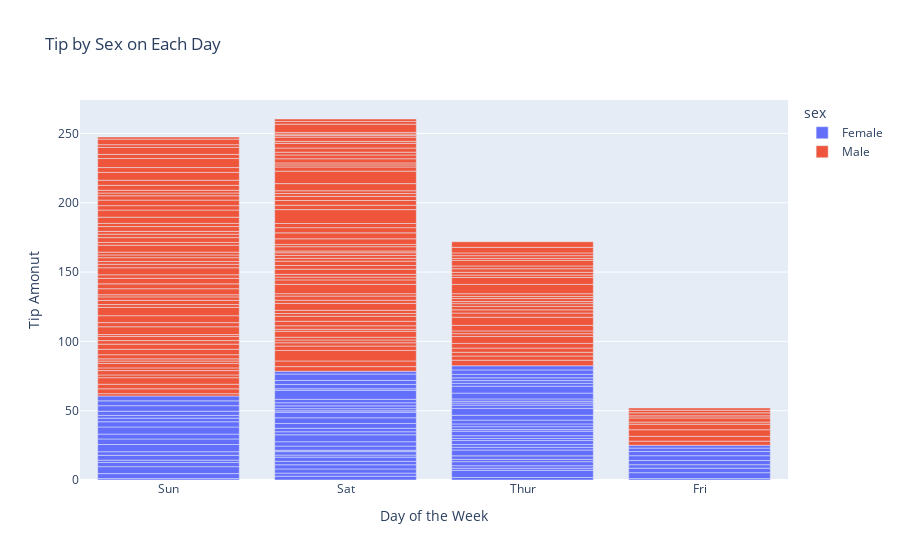

Here is the notebook cell this chart was saved with:
### Code cell
df_tips = px.data.tips()
px.bar(df_tips, x = "day", y = "tip", color = "sex",
      title = "Tip by Sex on Each Day",
      labels = dict(tip = "Tip Amonut", day = "Day of the Week"))

### Figure 1 — Plotly figure (JSON) as saved in the notebook; plotly's stock layout.template omitted (floating-point values rounded to 4 significant figures; data arrays with more than 128 entries replaced by an {"elided": "..."} marker saying what was removed)
{"data": [{"alignmentgroup": "True", "hovertemplate": "sex=Female<br>Day of the Week=%{x}<br>Tip Amonut=%{y}<extra></extra>", "legendgroup": "Female", "marker": {"color": "#636efa", "pattern": {"shape": ""}}, "name": "Female", "offsetgroup": "Female", "orientation": "v", "showlegend": true, "textposition": "auto", "type": "bar", "x": ["Sun", "Sun", "Sun", "Sun", "Sun", "Sun", "Sat", "Sat", "Sat", "Sat", "Sat", "Sat", "Sun", "Sun", "Sat", "Sat", "Sat", "Sat", "Sat", "Sat", "Sat", "Thur", "Thur", "Fri", "Fri", "Fri", "Fri", "Fri", "Sat", "Sat", "Sat", "Sat", "Sat", "Sun", "Sun", "Thur", "Thur", "Thur", "Thur", "Thur", "Thur", "Thur", "Thur", "Thur", "Thur", "Thur", "Thur", "Thur", "Thur", "Thur", "Thur", "Thur", "Thur", "Thur", "Thur", "Thur", "Thur", "Sun", "Sun", "Sun", "Sun", "Sun", "Sat", "Sat", "Sun", "Sun", "Sun", "Thur", "Thur", "Thur", "Thur", "Thur", "Thur", "Thur", "Sat", "Sat", "Sat", "Sat", "Sat", "Fri", "Fri", "Fri", "Fri", "Sat", "Sat", "Sat", "Thur"], "xaxis": "x", "y": [1.01, 3.61, 5, 3.02, 1.67, 3.5, 2.75, 2.23, 3, 3, 2.45, 3.07, 2.6, 5.2, 1.5, 2.47, 1, 3, 3.14, 5, 2.2, 1.83, 5.17, 1, 4.3, 3.25, 2.5, 3, 2.5, 3.48, 4.08, 4, 1, 4, 3.5, 1.5, 1.8, 2.92, 1.68, 2.52, 4.2, 2, 2, 2.83, 1.5, 2, 3.25, 1.25, 2, 2, 2.75, 3.5, 5, 2.3, 1.5, 1.36, 1.63, 5.14, 3.75, 2.61, 2, 3, 1.61, 2, 4, 3.5, 3.5, 4.19, 5, 2, 2.01, 2, 2.5, 3.23, 2.23, 2.5, 6.5, 1.1, 3.09, 3.48, 3, 2.5, 2, 2.88, 4.67, 2, 3], "yaxis": "y"}, {"alignmentgroup": "True", "hovertemplate": "sex=Male<br>Day of the Week=%{x}<br>Tip Amonut=%{y}<extra></extra>", "legendgroup": "Male", "marker": {"color": "#EF553B", "pattern": {"shape": ""}}, "name": "Male", "offsetgroup": "Male", "orientation": "v", "showlegend": true, "textposition": "auto", "type": "bar", "x": {"elided": "157 str values"}, "xaxis": "x", "y": {"elided": "157 float values"}, "yaxis": "y"}], "layout": {"barmode": "relative", "legend": {"title": {"text": "sex"}, "tracegroupgap": 0}, "title": {"text": "Tip by Sex on Each Day"}, "xaxis": {"anchor": "y", "domain": [0, 1], "title": {"text": "Day of the Week"}}, "yaxis": {"anchor": "x", "domain": [0, 1], "title": {"text": "Tip Amonut"}}}}
